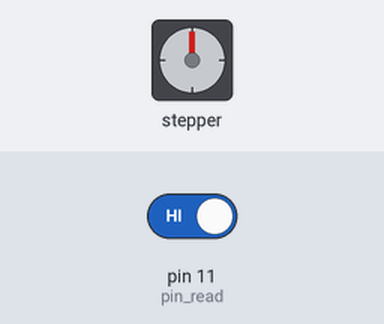
A sketch run on a simulated Arduino Uno, built with avr-gcc and run on an emulated ATmega328P. On the bench: stepper motor. The test bench sets the inputs (shaded band); at power-on: pin 11 (pin_read) HIGH. Stepper angles assume 2048 steps per turn; what the sketch prints to the serial monitor is not drawn.

Above: at 0.15 s.
At 1.2 s:
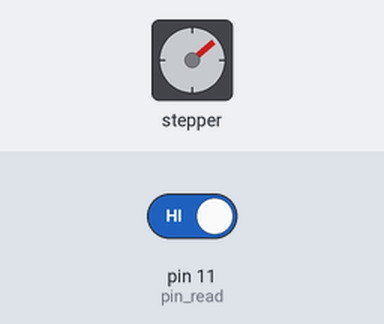
1.3 s: pin 11 (pin_read) driven LOW
At 1.65 s:
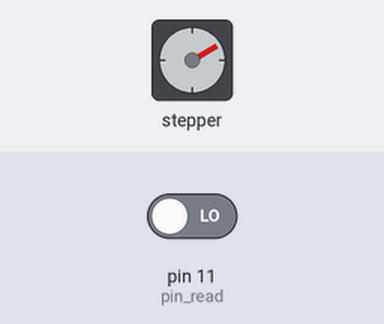
Timing chart, 0 to 16.3 s (numbered marks = the images above; inputs shaded):
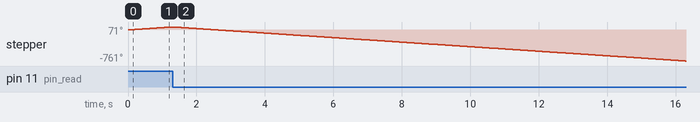

The sketch:

stepper_motor_toggle_switch.ino
```cpp
#include <Stepper.h>
int steps_per_revolution = 2048;
int pin_read = 11;
int dt = 2000;
int motorspeed = 10;
int motor_direction = 1;
int oldstate = 1;
int newstate;
Stepper step(steps_per_revolution, 3, 5, 4, 6);

void setup()
{
    // put your setup code here, to run once:
    pinMode(3, OUTPUT);
    pinMode(4, OUTPUT);
    pinMode(5, OUTPUT);
    pinMode(6, OUTPUT);
    pinMode(pin_read, INPUT);
    Serial.begin(9600);
    step.setSpeed(motorspeed);
}

void loop()
{
    // put your main code here, to run repeatedly:
    //  step.step(steps_per_revolution);
    //  delay(dt);
    //  step.step(-steps_per_revolution);
    //  delay(dt);
    int newstate = digitalRead(pin_read);
    Serial.println(newstate);
    if (oldstate == 1 && newstate == 0)
    {
        motor_direction = motor_direction * -1;
    }
    step.step(1 * motor_direction);
    oldstate = newstate;
}
```
